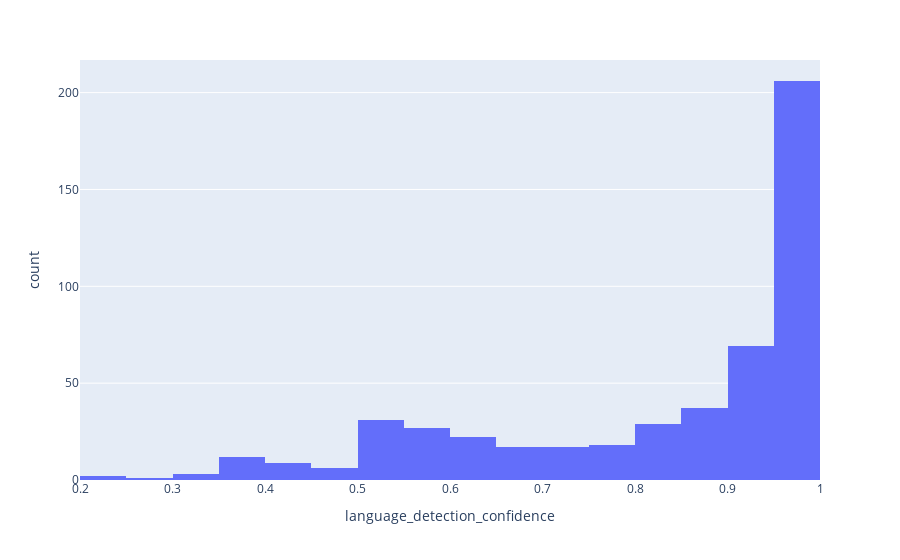

Notebook source saved alongside this figure:
### Code cell
langdet_confidence_distribution = claim_df.loc[claim_df["language_detection_confidence"] != 1]
fig = px.histogram(langdet_confidence_distribution, x="language_detection_confidence")
fig.show()

### Figure 1 — Plotly figure (JSON) as saved in the notebook; plotly's stock layout.template omitted (floating-point values rounded to 4 significant figures; data arrays with more than 128 entries replaced by an {"elided": "..."} marker saying what was removed)
{"data": [{"alignmentgroup": "True", "bingroup": "x", "hovertemplate": "language_detection_confidence=%{x}<br>count=%{y}<extra></extra>", "legendgroup": "", "marker": {"color": "#636efa", "pattern": {"shape": ""}}, "name": "", "offsetgroup": "", "orientation": "v", "showlegend": false, "type": "histogram", "x": {"elided": "506 float values"}, "xaxis": "x", "yaxis": "y"}], "layout": {"barmode": "relative", "legend": {"tracegroupgap": 0}, "margin": {"t": 60}, "xaxis": {"anchor": "y", "domain": [0, 1], "title": {"text": "language_detection_confidence"}}, "yaxis": {"anchor": "x", "domain": [0, 1], "title": {"text": "count"}}}}
